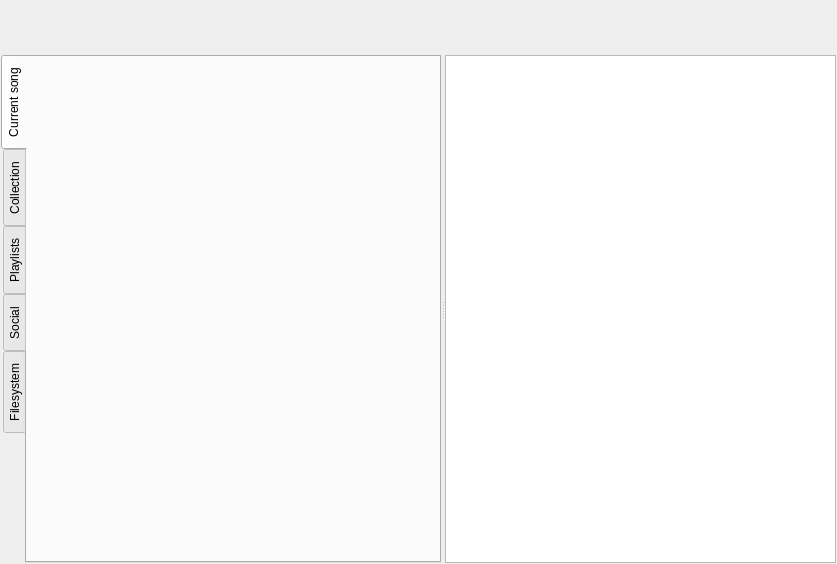
<?xml version="1.0" encoding="UTF-8"?>
<ui version="4.0">
 <class>PlayerTab</class>
 <widget class="QWidget" name="PlayerTab">
  <property name="geometry">
   <rect>
    <x>0</x>
    <y>0</y>
    <width>837</width>
    <height>564</height>
   </rect>
  </property>
  <property name="windowTitle">
   <string/>
  </property>
  <layout class="QVBoxLayout" name="verticalLayout_3">
   <property name="margin">
    <number>1</number>
   </property>
   <item>
    <layout class="QHBoxLayout" name="horizontalLayout">
     <item>
      <widget class="QLabel" name="NPArt_">
       <property name="sizePolicy">
        <sizepolicy hsizetype="Fixed" vsizetype="Fixed">
         <horstretch>0</horstretch>
         <verstretch>0</verstretch>
        </sizepolicy>
       </property>
       <property name="minimumSize">
        <size>
         <width>48</width>
         <height>48</height>
        </size>
       </property>
       <property name="text">
        <string/>
       </property>
       <property name="scaledContents">
        <bool>true</bool>
       </property>
      </widget>
     </item>
     <item>
      <widget class="QLabel" name="NowPlaying_">
       <property name="text">
        <string/>
       </property>
      </widget>
     </item>
    </layout>
   </item>
   <item>
    <widget class="QSplitter" name="MainSplitter_">
     <property name="sizePolicy">
      <sizepolicy hsizetype="Expanding" vsizetype="Expanding">
       <horstretch>0</horstretch>
       <verstretch>0</verstretch>
      </sizepolicy>
     </property>
     <property name="orientation">
      <enum>Qt::Horizontal</enum>
     </property>
     <widget class="QTabWidget" name="LyricsPage_">
      <property name="tabPosition">
       <enum>QTabWidget::West</enum>
      </property>
      <property name="currentIndex">
       <number>0</number>
      </property>
      <widget class="QWidget" name="tab">
       <attribute name="title">
        <string>Current song</string>
       </attribute>
       <layout class="QVBoxLayout" name="verticalLayout_4">
        <property name="margin">
         <number>1</number>
        </property>
        <item>
         <widget class="LeechCraft::LMP::NowPlayingWidget" name="NPWidget_" native="true"/>
        </item>
       </layout>
      </widget>
      <widget class="QWidget" name="CollectionTab_">
       <attribute name="title">
        <string>Collection</string>
       </attribute>
       <layout class="QVBoxLayout" name="verticalLayout_2">
        <property name="margin">
         <number>1</number>
        </property>
        <item>
         <widget class="QLineEdit" name="CollectionFilter_">
          <property name="placeholderText">
           <string>Search collection</string>
          </property>
         </widget>
        </item>
        <item>
         <widget class="QTreeView" name="CollectionTree_">
          <property name="contextMenuPolicy">
           <enum>Qt::ActionsContextMenu</enum>
          </property>
          <property name="dragEnabled">
           <bool>true</bool>
          </property>
          <property name="alternatingRowColors">
           <bool>true</bool>
          </property>
          <property name="selectionMode">
           <enum>QAbstractItemView::ExtendedSelection</enum>
          </property>
          <attribute name="headerVisible">
           <bool>false</bool>
          </attribute>
         </widget>
        </item>
        <item>
         <widget class="QProgressBar" name="ScanProgress_">
          <property name="value">
           <number>24</number>
          </property>
          <property name="format">
           <string notr="true">%p%</string>
          </property>
         </widget>
        </item>
       </layout>
      </widget>
      <widget class="QWidget" name="PlaylistsTab_">
       <attribute name="title">
        <string>Playlists</string>
       </attribute>
       <layout class="QVBoxLayout" name="verticalLayout_5">
        <property name="margin">
         <number>1</number>
        </property>
        <item>
         <widget class="QTreeView" name="PlaylistsTree_">
          <property name="dragEnabled">
           <bool>true</bool>
          </property>
          <property name="selectionMode">
           <enum>QAbstractItemView::ExtendedSelection</enum>
          </property>
         </widget>
        </item>
       </layout>
      </widget>
      <widget class="QWidget" name="SocialTab_">
       <attribute name="title">
        <string>Social</string>
       </attribute>
       <layout class="QVBoxLayout" name="verticalLayout_6">
        <property name="margin">
         <number>1</number>
        </property>
        <item>
         <widget class="QTabWidget" name="tabWidget">
          <property name="currentIndex">
           <number>0</number>
          </property>
          <widget class="QWidget" name="RecTab_">
           <attribute name="title">
            <string>Recommendations</string>
           </attribute>
           <layout class="QVBoxLayout" name="verticalLayout_7">
            <property name="margin">
             <number>1</number>
            </property>
            <item>
             <widget class="LeechCraft::LMP::RecommendationsWidget" name="RecommendationsWidget_" native="true"/>
            </item>
           </layout>
          </widget>
         </widget>
        </item>
       </layout>
      </widget>
      <widget class="QWidget" name="FSTab_">
       <attribute name="title">
        <string>Filesystem</string>
       </attribute>
       <layout class="QVBoxLayout" name="verticalLayout">
        <property name="margin">
         <number>1</number>
        </property>
        <item>
         <widget class="LeechCraft::LMP::FSBrowserWidget" name="FSBrowser_" native="true"/>
        </item>
       </layout>
      </widget>
     </widget>
     <widget class="QWidget" name="verticalLayoutWidget">
      <layout class="QVBoxLayout" name="PlaylistLayout_">
       <item>
        <widget class="QTreeView" name="Playlist_">
         <property name="contextMenuPolicy">
          <enum>Qt::ActionsContextMenu</enum>
         </property>
         <property name="acceptDrops">
          <bool>true</bool>
         </property>
         <property name="defaultDropAction">
          <enum>Qt::CopyAction</enum>
         </property>
         <property name="alternatingRowColors">
          <bool>true</bool>
         </property>
         <property name="selectionMode">
          <enum>QAbstractItemView::ExtendedSelection</enum>
         </property>
         <property name="verticalScrollMode">
          <enum>QAbstractItemView::ScrollPerPixel</enum>
         </property>
         <property name="indentation">
          <number>0</number>
         </property>
         <property name="rootIsDecorated">
          <bool>false</bool>
         </property>
         <property name="itemsExpandable">
          <bool>false</bool>
         </property>
        </widget>
       </item>
      </layout>
     </widget>
    </widget>
   </item>
  </layout>
 </widget>
 <customwidgets>
  <customwidget>
   <class>LeechCraft::LMP::NowPlayingWidget</class>
   <extends>QWidget</extends>
   <header>nowplayingwidget.h</header>
   <container>1</container>
  </customwidget>
  <customwidget>
   <class>LeechCraft::LMP::FSBrowserWidget</class>
   <extends>QWidget</extends>
   <header>fsbrowserwidget.h</header>
   <container>1</container>
  </customwidget>
  <customwidget>
   <class>LeechCraft::LMP::RecommendationsWidget</class>
   <extends>QWidget</extends>
   <header>recommendationswidget.h</header>
   <container>1</container>
  </customwidget>
 </customwidgets>
 <resources/>
 <connections/>
</ui>
